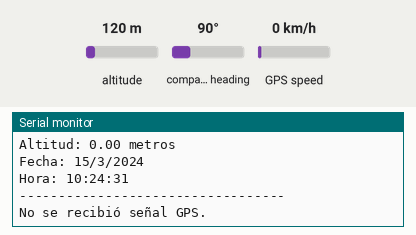
The sketch below on a simulated ESP8266 (NodeMCU). Shown: the last lines printed to the serial monitor. Inputs (shaded band) come from the test bench; at power-on: altitude 120 m, GPS speed 0 km/h, compass heading 90°. The GPS gets a fix after 3 s at 37.7749, -122.4194 with 8 satellites.

Above: at 1.2 s.
1.3 s: altitude set to 20 m
At 2.6 s:
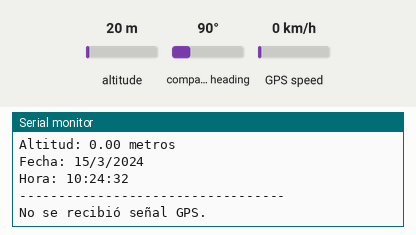
2.8 s: GPS speed set to 2 km/h
At 3.9 s:
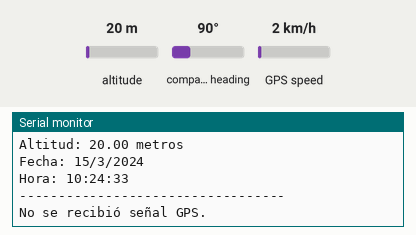
4.3 s: altitude set to 250 m
At 6.0 s:
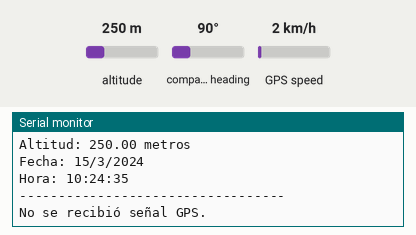
Timing chart, 0 to 7.5 s (numbered marks = the images above; inputs shaded):
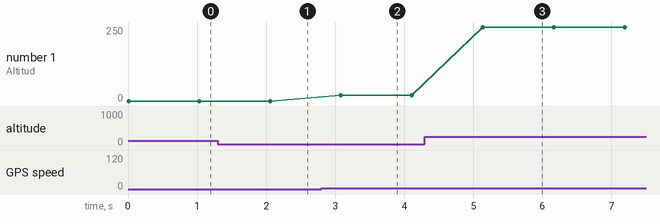

The sketch:

gps_mq2_wifi_esp8266.ino
```cpp
#include <SoftwareSerial.h>
#include <TinyGPS++.h>

// Define los pines RX y TX que usarás para la comunicación serial con el módulo GPS
const int RX_PIN = D4;  // Conectar TX del módulo GPS a D4 (GPIO2)
const int TX_PIN = D5;  // Conectar RX del módulo GPS a D5 (GPIO14)

// Inicializa el objeto SoftwareSerial para comunicación con el módulo GPS
SoftwareSerial gpsSerial(RX_PIN, TX_PIN);

// Inicializa el objeto TinyGPS++
TinyGPSPlus gps;

void setup() {
  Serial.begin(115200);  // Inicialización de la comunicación serial para el monitor serial
  gpsSerial.begin(9600); // Inicialización de la comunicación serial para el módulo GPS
}

void loop() {
  bool newData = false;

  // Lee los datos del módulo GPS
  while (gpsSerial.available() > 0) {
    if (gps.encode(gpsSerial.read())) {
      newData = true;
    }
  }

  // Si se recibieron nuevos datos del GPS
  if (newData) {
    // Mostrar los datos del GPS en el monitor serial
    Serial.print("Latitud: ");
    Serial.println(gps.location.lat(), 6);
    Serial.print("Longitud: ");
    Serial.println(gps.location.lng(), 6);
    Serial.print("Velocidad: ");
    Serial.print(gps.speed.kmph());
    Serial.println(" km/h");
    Serial.print("Satélites: ");
    Serial.println(gps.satellites.value());
    Serial.print("Altitud: ");
    Serial.print(gps.altitude.meters());
    Serial.println(" metros");
    Serial.print("Fecha: ");
    Serial.print(gps.date.day());
    Serial.print("/");
    Serial.print(gps.date.month());
    Serial.print("/");
    Serial.println(gps.date.year());
    Serial.print("Hora: ");
    Serial.print(gps.time.hour());
    Serial.print(":");
    Serial.print(gps.time.minute());
    Serial.print(":");
    Serial.println(gps.time.second());
    Serial.println("----------------------------------");
  } else {
    // Si no se recibieron datos del GPS
    Serial.println("No se recibió señal GPS.");
    delay(1000); // Espera para no saturar el monitor serial
  }
}
```

Measured:
- after the input at 2.8 s, the serial monitor: prints a new line after 0.28 s (image 2)
- after the input at 4.3 s, the serial monitor: prints a new line after 0.84 s (image 3)
- plotted number 1: 20 → 250 after the input at 4.3 s
